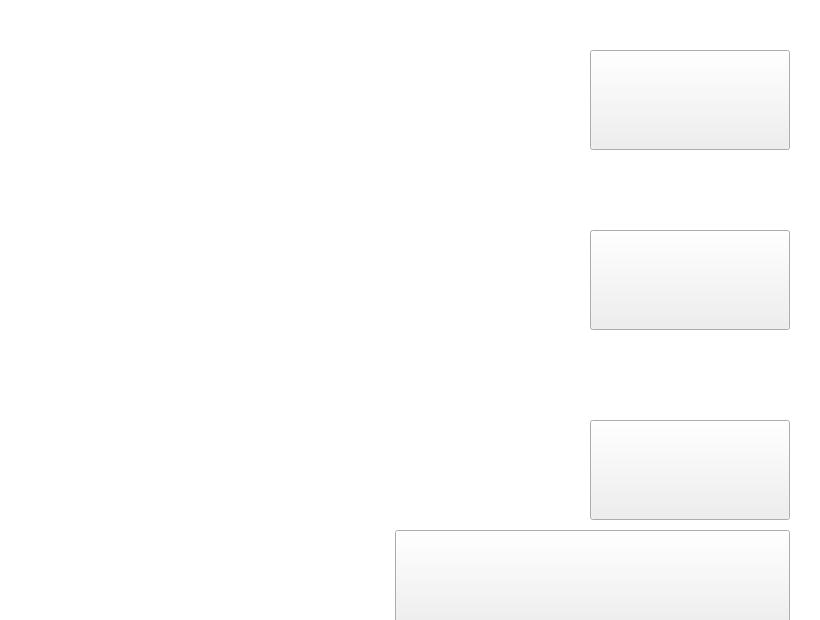
<?xml version="1.0" encoding="UTF-8"?>
<ui version="4.0">
 <class>SnakeWindow</class>
 <widget class="QMainWindow" name="SnakeWindow">
  <property name="geometry">
   <rect>
    <x>0</x>
    <y>0</y>
    <width>820</width>
    <height>620</height>
   </rect>
  </property>
  <property name="sizePolicy">
   <sizepolicy hsizetype="Fixed" vsizetype="Fixed">
    <horstretch>0</horstretch>
    <verstretch>0</verstretch>
   </sizepolicy>
  </property>
  <property name="minimumSize">
   <size>
    <width>820</width>
    <height>620</height>
   </size>
  </property>
  <property name="maximumSize">
   <size>
    <width>820</width>
    <height>620</height>
   </size>
  </property>
  <property name="baseSize">
   <size>
    <width>820</width>
    <height>620</height>
   </size>
  </property>
  <property name="acceptDrops">
   <bool>false</bool>
  </property>
  <property name="windowTitle">
   <string>Snake</string>
  </property>
  <property name="autoFillBackground">
   <bool>false</bool>
  </property>
  <widget class="QWidget" name="centralwidget">
   <property name="sizePolicy">
    <sizepolicy hsizetype="Fixed" vsizetype="Fixed">
     <horstretch>0</horstretch>
     <verstretch>0</verstretch>
    </sizepolicy>
   </property>
   <widget class="QGraphicsView" name="gameField">
    <property name="geometry">
     <rect>
      <x>0</x>
      <y>0</y>
      <width>820</width>
      <height>620</height>
     </rect>
    </property>
    <property name="sizePolicy">
     <sizepolicy hsizetype="Fixed" vsizetype="Fixed">
      <horstretch>0</horstretch>
      <verstretch>0</verstretch>
     </sizepolicy>
    </property>
    <property name="frameShape">
     <enum>QFrame::NoFrame</enum>
    </property>
    <property name="frameShadow">
     <enum>QFrame::Plain</enum>
    </property>
    <property name="verticalScrollBarPolicy">
     <enum>Qt::ScrollBarAlwaysOff</enum>
    </property>
    <property name="horizontalScrollBarPolicy">
     <enum>Qt::ScrollBarAlwaysOff</enum>
    </property>
    <property name="sceneRect">
     <rectf>
      <x>0.000000000000000</x>
      <y>0.000000000000000</y>
      <width>820.000000000000000</width>
      <height>620.000000000000000</height>
     </rectf>
    </property>
   </widget>
   <widget class="QPushButton" name="saveButton">
    <property name="enabled">
     <bool>true</bool>
    </property>
    <property name="geometry">
     <rect>
      <x>590</x>
      <y>420</y>
      <width>200</width>
      <height>100</height>
     </rect>
    </property>
    <property name="text">
     <string/>
    </property>
   </widget>
   <widget class="QPushButton" name="logoButton">
    <property name="geometry">
     <rect>
      <x>395</x>
      <y>530</y>
      <width>395</width>
      <height>100</height>
     </rect>
    </property>
    <property name="text">
     <string/>
    </property>
   </widget>
   <widget class="QPushButton" name="generateButton">
    <property name="enabled">
     <bool>true</bool>
    </property>
    <property name="geometry">
     <rect>
      <x>590</x>
      <y>50</y>
      <width>200</width>
      <height>100</height>
     </rect>
    </property>
    <property name="sizePolicy">
     <sizepolicy hsizetype="Minimum" vsizetype="Fixed">
      <horstretch>0</horstretch>
      <verstretch>0</verstretch>
     </sizepolicy>
    </property>
    <property name="minimumSize">
     <size>
      <width>0</width>
      <height>0</height>
     </size>
    </property>
    <property name="text">
     <string/>
    </property>
   </widget>
   <widget class="QPushButton" name="spaceButton">
    <property name="geometry">
     <rect>
      <x>590</x>
      <y>230</y>
      <width>200</width>
      <height>100</height>
     </rect>
    </property>
    <property name="text">
     <string/>
    </property>
   </widget>
  </widget>
 </widget>
 <resources/>
 <connections/>
</ui>
